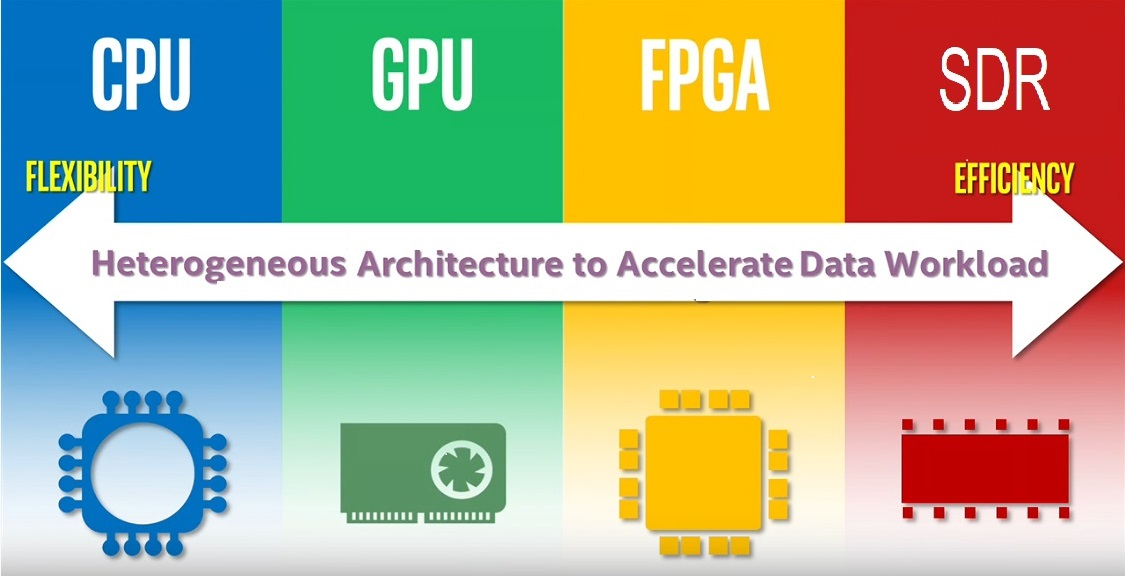
#> input picture week5/BigDataImage-1.jpg, 1125 x 577 px
$ python mmedia_processing.py
#> lines starting #> are read from the running program, lines starting #| are printed output that depends on the picture
import matplotlib.pyplot as plt #4 #12
import matplotlib.image as mpimg #4
import numpy as np #12
from scipy.io.wavfile import read, write #12

class MMedia_Processing:  #1
    def ImgProc(self, image_path): #2
#> called with image_path = 'BigDataImage-1.jpg'
        try:

            my_img = mpimg.imread(image_path) #5
#> my_img is the input picture: shape (577, 1125, 3); mean R, G, B 173.5, 175.2, 144.6

            plt.figure(1) #9

            plt.imshow(my_img) #6

            plt.figure(2) #9
            lum_img = my_img[:, :, 1] #7
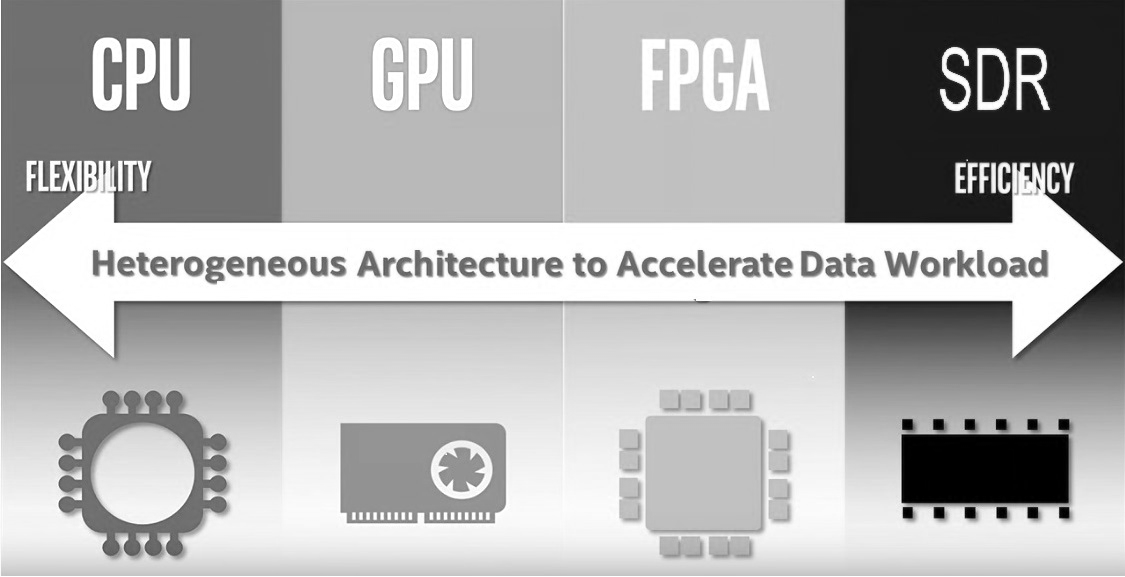
#> lum_img: shape (577, 1125); min 0, max 255, mean 175.2
            plt.imshow(lum_img)   #8 #9
            plt.title("Title : using img[:, :, 1]") #8

            #extra
            plt.figure(3)
            red_component = my_img[:, :, 0]
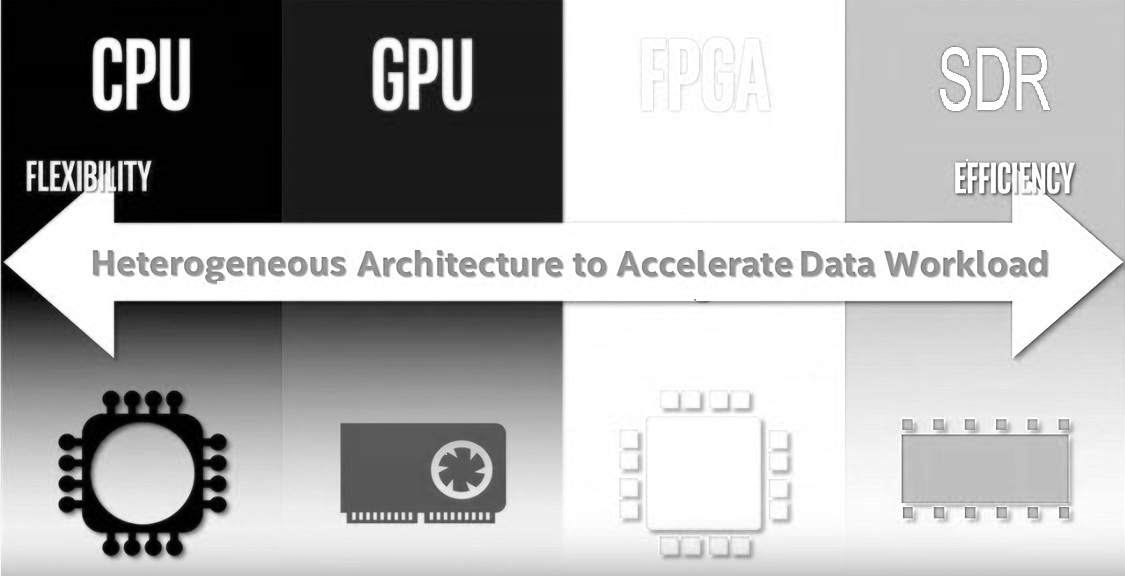
#> red_component: shape (577, 1125); min 0, max 255, mean 173.5
            red_image = np.zeros_like(my_img)
            red_image[:, :, 0] = red_component
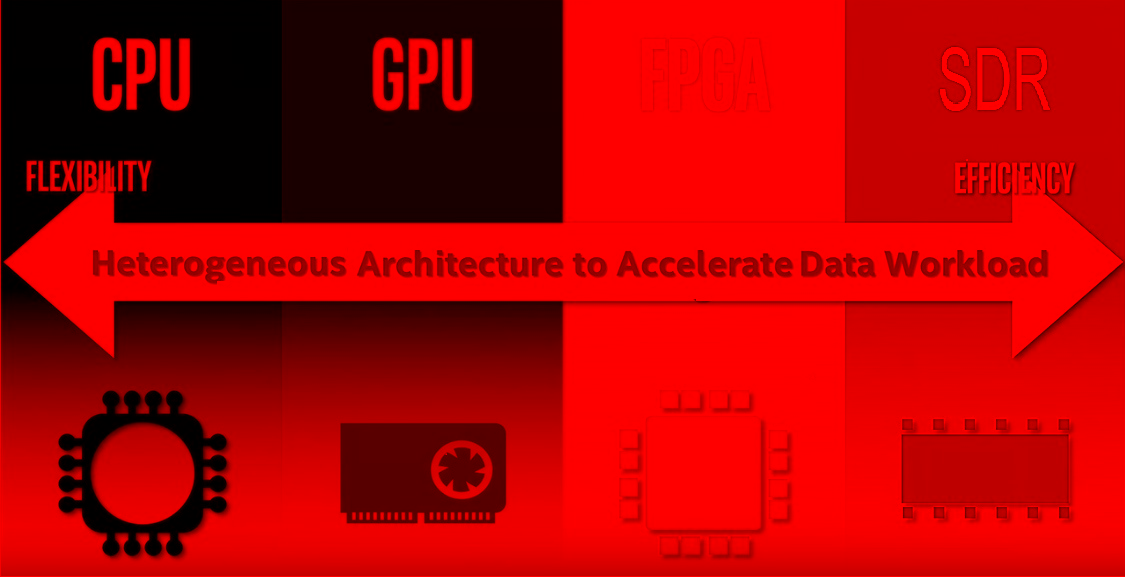
#> red_image: shape (577, 1125, 3); mean of channels 0, 1, 2 173.5, 0, 0; drawn as R, G, B
            plt.imshow(red_image)
            plt.title('Extra')
            plt.axis('off')  # Turn off axis

            plt.figure(4) #9

            # Plot the histogram
            plt.hist(lum_img.ravel(), bins=256, range=(0.0, 255), fc='k', ec='k') #9

            # Add grid, title, xlabel, and ylabel
            plt.grid(True) #10
            plt.title("Histogram") #10
            plt.xlabel("Luminance") #10
            plt.ylabel("Frequency") #10

        except FileNotFoundError:
            print(f"Error: Image file '{image_path}' not found.")

    def AudProc(self,audio_path): #2
#> (the run stopped early here; a loop or call above may not have finished)
